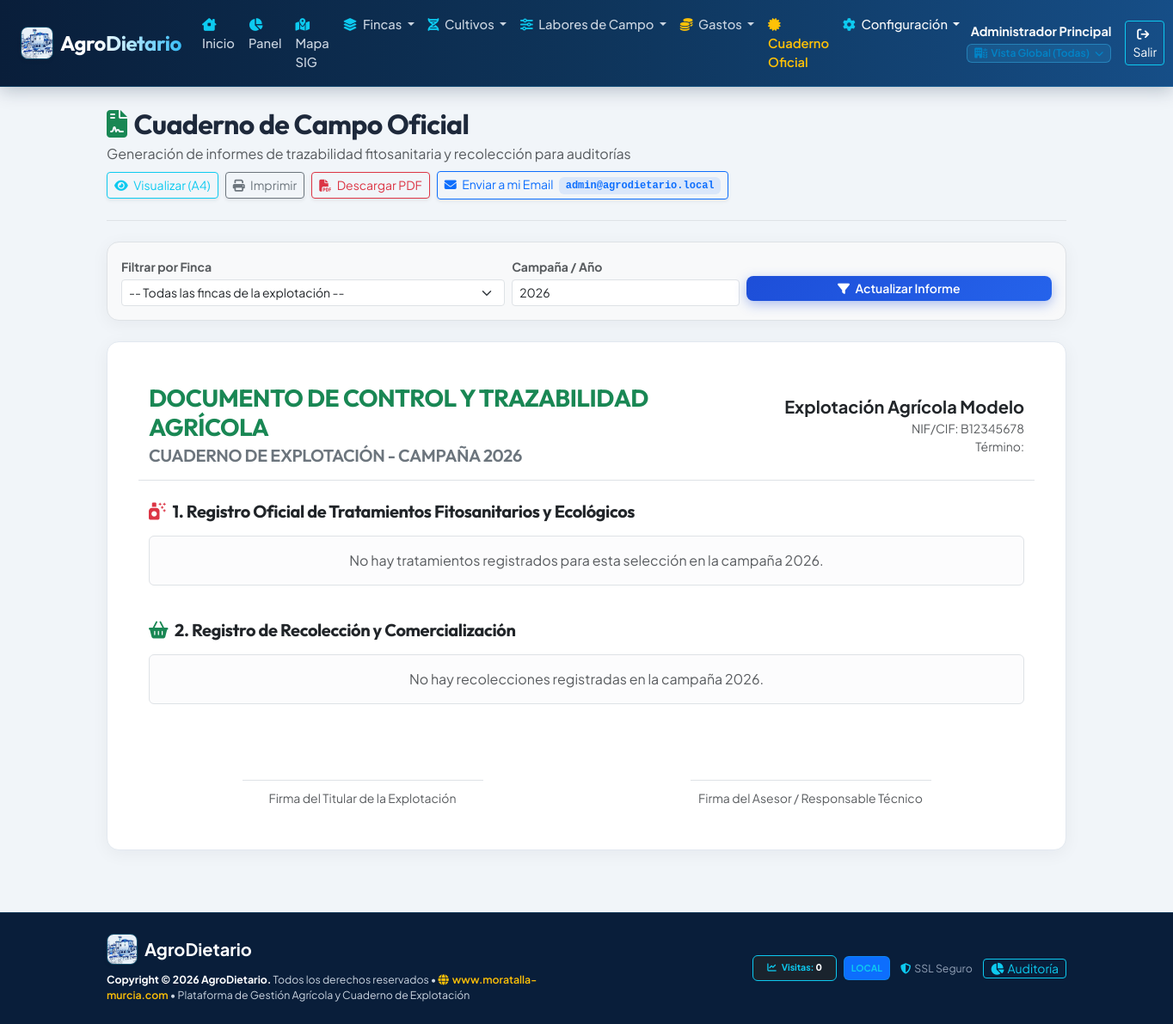
The page /views/informes/cuaderno.php (signed in) on the database its author committed.
### tables this page shows
CREATE TABLE propietarios (
    id_propietario INT AUTO_INCREMENT PRIMARY KEY,
    nombre_razon_social VARCHAR(150) NOT NULL,
    cif_nif VARCHAR(20) NULL,
    telefono VARCHAR(30) NULL,
    email VARCHAR(100) NULL,
    direccion VARCHAR(200) NULL,
    municipio VARCHAR(100) NULL,
    provincia VARCHAR(100) NULL,
    codigo_postal VARCHAR(10) NULL,
    logo VARCHAR(255) NULL,
    precio_hora_comunitaria DECIMAL(8,2) NOT NULL DEFAULT 12.00,
    precio_hora_hortalizas DECIMAL(8,2) NOT NULL DEFAULT 15.00,
    derrama_anual_comunidad DECIMAL(10,2) NOT NULL DEFAULT 150.00,
    smtp_host VARCHAR(150) NULL,
    smtp_port INT NULL,
    smtp_encryption VARCHAR(20) NULL,
    smtp_user_enc TEXT NULL,
    smtp_pass_enc TEXT NULL,
    email_remitente VARCHAR(150) NULL,
    email_comunidad VARCHAR(150) NULL DEFAULT 'alharabemoratalla@gmail.com',
    fanegas_por_hectarea DECIMAL(8,4) NOT NULL DEFAULT 3.0000,
    id_regante_principal INT NULL,
    activo TINYINT(1) NOT NULL DEFAULT 1,
    fecha_alta TIMESTAMP DEFAULT CURRENT_TIMESTAMP,
    INDEX idx_propietario_activo (activo),
    INDEX idx_propietario_regante (id_regante_principal)
);

### views/informes/cuaderno.php (the view, shortened to what this page needs)
<?php
require_once VIEWS_PATH . '/layouts/header.php';
$db = Database::getConnection();
$tenantId = Auth::tenantId();
$anoSel = isset($_GET['campana']) ? (int)$_GET['campana'] : (int)date('Y');
$propData = array('nombre' => 'Explotación Agrícola', 'cif' => '-', 'municipio' => '-');
if ($tenantId) {
    $pStmt = $db->prepare("SELECT * FROM propietarios WHERE id_propietario = :id");
    $pStmt->execute(array(':id' => $tenantId));
    if ($row = $pStmt->fetch()) {
        $propData['nombre'] = $row['nombre_razon_social'];
        $propData['cif'] = $row['cif_nif'];
        $propData['municipio'] = $row['municipio'] ?: $row['provincia'];
    }
}
$sqlTrat = "
    SELECT t.*, f.nombre_finca, f.referencia_catastral, f.poligono, f.parcela, c.nombre_comun, p.identificador_cuadro, p.superficie_ocupada_ha
    FROM tratamientos t
    JOIN plantaciones p ON t.id_plantacion = p.id_plantacion
    JOIN fincas f ON p.id_finca = f.id_finca
    JOIN cultivos c ON p.id_cultivo = c.id_cultivo
    WHERE YEAR(t.fecha_tratamiento) = :ano
";
$sqlTrat .= " ORDER BY t.fecha_tratamiento ASC";
$stmtTrat = $db->prepare($sqlTrat);
$stmtTrat->execute(array(':ano' => $anoSel));
$tratamientos = $stmtTrat->fetchAll();
$sqlCosechas = "
    SELECT r.*, f.nombre_finca, c.nombre_comun
    FROM recolecciones r
    JOIN plantaciones p ON r.id_plantacion = p.id_plantacion
    JOIN fincas f ON p.id_finca = f.id_finca
    JOIN cultivos c ON p.id_cultivo = c.id_cultivo
    WHERE YEAR(r.fecha_recoleccion) = :ano
";
$sqlCosechas .= " ORDER BY r.fecha_recoleccion ASC";
$stmtCosechas = $db->prepare($sqlCosechas);
$stmtCosechas->execute(array(':ano' => $anoSel));
$cosechas = $stmtCosechas->fetchAll();
?>
<div class="container py-4">
    <div class="d-flex flex-wrap justify-content-between align-items-center pb-3 mb-4 border-bottom no-print">
        <div>
            <h2 class="fw-bold mb-1"><i class="fa-solid fa-file-contract text-success me-2"></i>Cuaderno de Campo Oficial</h2>
            <p class="text-muted mb-0">Generación de informes de trazabilidad fitosanitaria y recolección para auditorías</p>
        </div>
        <div class="d-flex flex-wrap align-items-center gap-2 mt-3 mt-md-0">
            <?php
            require VIEWS_PATH . '/layouts/toolbar_informes.php';
            ?>
        </div>
    </div>
    <div class="card card-custom p-3 mb-4 no-print bg-light border">
        <form action="<?= APP_URL ?>/cuaderno" method="GET" class="row g-2 align-items-center">
            <div class="col-md-5">
                <label class="form-label small fw-bold text-muted mb-1">Filtrar por Finca</label>
                <select name="finca_id" class="form-select form-select-sm">
                    <option value="0">-- Todas las fincas de la explotación --</option>
                </select>
            </div>
            <div class="col-md-3">
                <label class="form-label small fw-bold text-muted mb-1">Campaña / Año</label>
                <input type="number" name="campana" class="form-control form-control-sm" value="<?= $anoSel ?>">
            </div>
            <div class="col-md-4 d-flex align-items-end pt-3">
                <button type="submit" class="btn btn-sm btn-ag w-100">
                    <i class="fa-solid fa-filter me-1"></i> Actualizar Informe
                </button>
            </div>
        </form>
    </div>
    <div class="card card-custom p-4 p-md-5" id="areaImprimibleCuaderno">
        <div class="row align-items-center border-bottom pb-3 mb-4">
            <div class="col-8">
                <h3 class="fw-bold text-success mb-1">DOCUMENTO DE CONTROL Y TRAZABILIDAD AGRÍCOLA</h3>
                <h5 class="text-secondary fw-semibold mb-0">CUADERNO DE EXPLOTACIÓN - CAMPAÑA <?= $anoSel ?></h5>
            </div>
            <div class="col-4 text-end">
                <div class="fw-bold fs-5 text-dark"><?= htmlspecialchars($propData['nombre']) ?></div>
                <div class="small text-muted">NIF/CIF: <?= htmlspecialchars($propData['cif']) ?></div>
                <div class="small text-muted">Término: <?= htmlspecialchars($propData['municipio']) ?></div>
            </div>
        </div>
        <h5 class="fw-bold text-dark mb-3"><i class="fa-solid fa-spray-can-sparkles text-danger me-2"></i>1. Registro Oficial de Tratamientos Fitosanitarios y Ecológicos</h5>
        <?php if (empty($tratamientos)): ?>
            <div class="alert alert-light border text-center text-muted py-3">No hay tratamientos registrados para esta selección en la campaña <?= $anoSel ?>.</div>
        <?php endif; ?>
        <h5 class="fw-bold text-dark mb-3 mt-4"><i class="fa-solid fa-basket-shopping text-success me-2"></i>2. Registro de Recolección y Comercialización</h5>
        <?php if (empty($cosechas)): ?>
            <div class="alert alert-light border text-center text-muted py-3">No hay recolecciones registradas en la campaña <?= $anoSel ?>.</div>
        <?php endif; ?>
        <div class="row pt-5 mt-4 text-center">
            <div class="col-6">
                <div class="border-top pt-2 mx-auto" style="max-width: 280px;">
                    <span class="small text-muted">Firma del Titular de la Explotación</span>
                </div>
            </div>
            <div class="col-6">
                <div class="border-top pt-2 mx-auto" style="max-width: 280px;">
                    <span class="small text-muted">Firma del Asesor / Responsable Técnico</span>
                </div>
            </div>
        </div>
    </div>
</div>
<?php require_once VIEWS_PATH . '/layouts/footer.php'; ?>

### views/layouts/header.php (style rules this page uses)
:root { --ag-blue-primary: #1d4ed8; --ag-blue-hover: #1e40af; --ag-blue-dark: #091e3a; --ag-blue-surface: #0f2b48; --ag-blue-cyan: #06b6d4; --ag-blue-sky: #38bdf8; --ag-bg-body: #f1f5f9; --ag-card-border: #e2e8f0; }
body { background-color: var(--ag-bg-body); font-family: 'Plus Jakarta Sans', system-ui, -apple-system, sans-serif; color: #1e293b; min-height: 100vh; display: flex; flex-direction: column; }
h1, h2, h3, h4, h5, h6, .navbar-brand { font-family: 'Outfit', sans-serif; letter-spacing: -0.02em; }
.btn-ag { background: linear-gradient(135deg, #1d4ed8 0%, #2563eb 100%); color: #ffffff; font-weight: 600; border: none; border-radius: 8px; box-shadow: 0 4px 14px rgba(29, 78, 216, 0.35); transition: all 0.2s ease; }
.card-custom { border: 1px solid var(--ag-card-border); border-radius: 14px; box-shadow: 0 4px 20px rgba(15, 23, 42, 0.05); background: #ffffff; transition: transform 0.2s ease, box-shadow 0.2s ease; }

### rows shown on the page
propietarios: nombre_razon_social "Explotación Agrícola Modelo", cif_nif "B12345678"

### other values the page prints
$u['nombre_completo'] "Administrador Principal"
$u['nombre_propietario'] "Vista Global (Todas)"
$userEmail "admin@agrodietario.local"
$anoSel "2026"
$footerTitle "AgroDietario"
$contadorVisitas "0"
APP_ENV "LOCAL"
